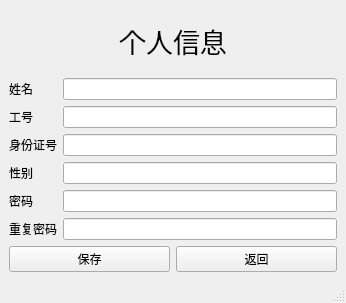
<?xml version="1.0" encoding="UTF-8"?>
<ui version="4.0">
 <class>Tch_Info_Form</class>
 <widget class="QMainWindow" name="Tch_Info_Form">
  <property name="geometry">
   <rect>
    <x>0</x>
    <y>0</y>
    <width>346</width>
    <height>303</height>
   </rect>
  </property>
  <property name="sizePolicy">
   <sizepolicy hsizetype="Expanding" vsizetype="Expanding">
    <horstretch>0</horstretch>
    <verstretch>0</verstretch>
   </sizepolicy>
  </property>
  <property name="windowTitle">
   <string>个人信息</string>
  </property>
  <property name="windowIcon">
   <iconset>
    <normaloff>../icon/APP_icon.ico</normaloff>../icon/APP_icon.ico</iconset>
  </property>
  <widget class="QWidget" name="centralwidget">
   <layout class="QVBoxLayout" name="verticalLayout">
    <item>
     <widget class="QLabel" name="label">
      <property name="font">
       <font>
        <family>Adobe Heiti Std</family>
        <pointsize>20</pointsize>
       </font>
      </property>
      <property name="text">
       <string>个人信息</string>
      </property>
      <property name="alignment">
       <set>Qt::AlignCenter</set>
      </property>
     </widget>
    </item>
    <item>
     <layout class="QFormLayout" name="formLayout">
      <item row="0" column="0">
       <widget class="QLabel" name="label_2">
        <property name="text">
         <string>姓名</string>
        </property>
       </widget>
      </item>
      <item row="0" column="1">
       <widget class="QLineEdit" name="lineEdit">
        <property name="readOnly">
         <bool>true</bool>
        </property>
       </widget>
      </item>
      <item row="1" column="0">
       <widget class="QLabel" name="label_3">
        <property name="text">
         <string>工号</string>
        </property>
       </widget>
      </item>
      <item row="1" column="1">
       <widget class="QLineEdit" name="lineEdit_2">
        <property name="readOnly">
         <bool>true</bool>
        </property>
       </widget>
      </item>
      <item row="2" column="0">
       <widget class="QLabel" name="label_4">
        <property name="text">
         <string>身份证号</string>
        </property>
       </widget>
      </item>
      <item row="2" column="1">
       <widget class="QLineEdit" name="lineEdit_3">
        <property name="readOnly">
         <bool>true</bool>
        </property>
       </widget>
      </item>
      <item row="3" column="0">
       <widget class="QLabel" name="label_5">
        <property name="text">
         <string>性别</string>
        </property>
       </widget>
      </item>
      <item row="3" column="1">
       <widget class="QLineEdit" name="lineEdit_4">
        <property name="readOnly">
         <bool>false</bool>
        </property>
       </widget>
      </item>
      <item row="4" column="0">
       <widget class="QLabel" name="label_6">
        <property name="text">
         <string>密码</string>
        </property>
       </widget>
      </item>
      <item row="4" column="1">
       <widget class="QLineEdit" name="lineEdit_5">
        <property name="echoMode">
         <enum>QLineEdit::Password</enum>
        </property>
        <property name="readOnly">
         <bool>false</bool>
        </property>
       </widget>
      </item>
      <item row="5" column="0">
       <widget class="QLabel" name="label_7">
        <property name="text">
         <string>重复密码</string>
        </property>
       </widget>
      </item>
      <item row="5" column="1">
       <widget class="QLineEdit" name="lineEdit_6">
        <property name="echoMode">
         <enum>QLineEdit::Password</enum>
        </property>
       </widget>
      </item>
     </layout>
    </item>
    <item>
     <layout class="QHBoxLayout" name="horizontalLayout">
      <item>
       <widget class="QPushButton" name="pushButton">
        <property name="text">
         <string>保存</string>
        </property>
       </widget>
      </item>
      <item>
       <widget class="QPushButton" name="pushButton_2">
        <property name="text">
         <string>返回</string>
        </property>
       </widget>
      </item>
     </layout>
    </item>
   </layout>
  </widget>
  <widget class="QMenuBar" name="menubar">
   <property name="geometry">
    <rect>
     <x>0</x>
     <y>0</y>
     <width>346</width>
     <height>22</height>
    </rect>
   </property>
  </widget>
  <widget class="QStatusBar" name="statusbar"/>
 </widget>
 <resources/>
 <connections>
  <connection>
   <sender>pushButton</sender>
   <signal>clicked()</signal>
   <receiver>Tch_Info_Form</receiver>
   <slot>save()</slot>
   <hints>
    <hint type="sourcelabel">
     <x>97</x>
     <y>258</y>
    </hint>
    <hint type="destinationlabel">
     <x>94</x>
     <y>273</y>
    </hint>
   </hints>
  </connection>
  <connection>
   <sender>pushButton_2</sender>
   <signal>clicked()</signal>
   <receiver>Tch_Info_Form</receiver>
   <slot>back()</slot>
   <hints>
    <hint type="sourcelabel">
     <x>207</x>
     <y>261</y>
    </hint>
    <hint type="destinationlabel">
     <x>207</x>
     <y>276</y>
    </hint>
   </hints>
  </connection>
 </connections>
 <slots>
  <slot>save()</slot>
  <slot>back()</slot>
 </slots>
</ui>
